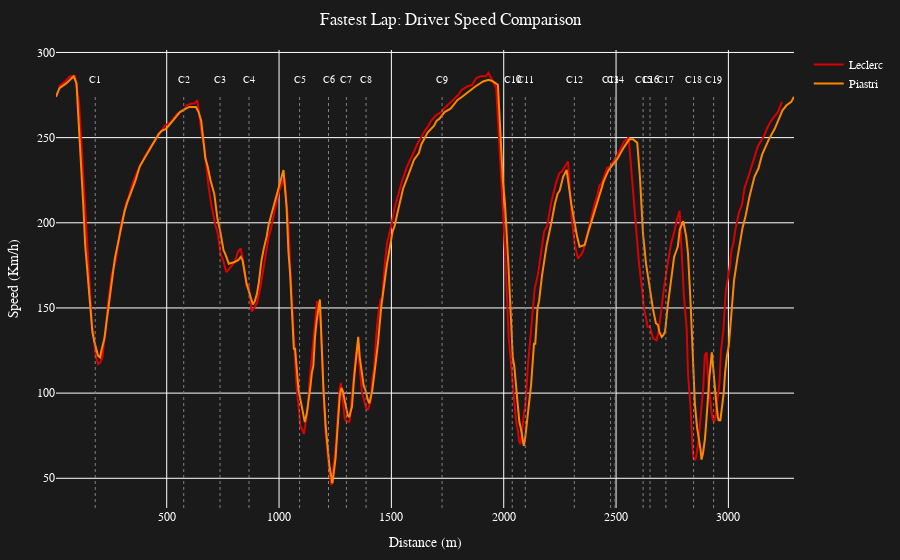

Notebook cell for this chart:
### Code cell
plot_lap_telemetry_comparison(session, 'LEC', 'PIA', 'Speed')

### Figure 1 — Plotly figure (JSON) as saved in the notebook; plotly's stock layout.template omitted (floating-point values rounded to 4 significant figures; data arrays with more than 128 entries replaced by an {"elided": "..."} marker saying what was removed)
{"data": [{"hovertemplate": "<b>LEC</b><br><b>Speed: %{y} Km/h</b><extra></extra>", "line": {"color": "#dc0000"}, "mode": "lines", "name": "Leclerc", "type": "scatter", "x": {"elided": "269 float values"}, "y": {"elided": "269 int values"}}, {"hovertemplate": "<b>PIA</b><br><b>Speed: %{y} Km/h</b><extra></extra>", "line": {"color": "#ff8700"}, "mode": "lines", "name": "Piastri", "type": "scatter", "x": {"elided": "271 float values"}, "y": {"elided": "271 int values"}}], "layout": {"annotations": [{"align": "center", "font": {"size": 10}, "showarrow": false, "text": "C1", "x": 181.8, "xref": "x", "y": 0.95, "yref": "paper"}, {"align": "center", "font": {"size": 10}, "showarrow": false, "text": "C2", "x": 575.8, "xref": "x", "y": 0.95, "yref": "paper"}, {"align": "center", "font": {"size": 10}, "showarrow": false, "text": "C3", "x": 737.5, "xref": "x", "y": 0.95, "yref": "paper"}, {"align": "center", "font": {"size": 10}, "showarrow": false, "text": "C4", "x": 866.4, "xref": "x", "y": 0.95, "yref": "paper"}, {"align": "center", "font": {"size": 10}, "showarrow": false, "text": "C5", "x": 1091.0, "xref": "x", "y": 0.95, "yref": "paper"}, {"align": "center", "font": {"size": 10}, "showarrow": false, "text": "C6", "x": 1220.0, "xref": "x", "y": 0.95, "yref": "paper"}, {"align": "center", "font": {"size": 10}, "showarrow": false, "text": "C7", "x": 1300.0, "xref": "x", "y": 0.95, "yref": "paper"}, {"align": "center", "font": {"size": 10}, "showarrow": false, "text": "C8", "x": 1387.0, "xref": "x", "y": 0.95, "yref": "paper"}, {"align": "center", "font": {"size": 10}, "showarrow": false, "text": "C9", "x": 1726.0, "xref": "x", "y": 0.95, "yref": "paper"}, {"align": "center", "font": {"size": 10}, "showarrow": false, "text": "C10", "x": 2038.0, "xref": "x", "y": 0.95, "yref": "paper"}, {"align": "center", "font": {"size": 10}, "showarrow": false, "text": "C11", "x": 2096.0, "xref": "x", "y": 0.95, "yref": "paper"}, {"align": "center", "font": {"size": 10}, "showarrow": false, "text": "C12", "x": 2314.0, "xref": "x", "y": 0.95, "yref": "paper"}, {"align": "center", "font": {"size": 10}, "showarrow": false, "text": "C13", "x": 2476.0, "xref": "x", "y": 0.95, "yref": "paper"}, {"align": "center", "font": {"size": 10}, "showarrow": false, "text": "C14", "x": 2495.0, "xref": "x", "y": 0.95, "yref": "paper"}, {"align": "center", "font": {"size": 10}, "showarrow": false, "text": "C15", "x": 2620.0, "xref": "x", "y": 0.95, "yref": "paper"}, {"align": "center", "font": {"size": 10}, "showarrow": false, "text": "C16", "x": 2651.0, "xref": "x", "y": 0.95, "yref": "paper"}, {"align": "center", "font": {"size": 10}, "showarrow": false, "text": "C17", "x": 2722.0, "xref": "x", "y": 0.95, "yref": "paper"}, {"align": "center", "font": {"size": 10}, "showarrow": false, "text": "C18", "x": 2845.0, "xref": "x", "y": 0.95, "yref": "paper"}, {"align": "center", "font": {"size": 10}, "showarrow": false, "text": "C19", "x": 2934.0, "xref": "x", "y": 0.95, "yref": "paper"}], "font": {"color": "white", "family": "Arial", "size": 12}, "margin": {"b": 50, "l": 50, "r": 50, "t": 50}, "paper_bgcolor": "#1a1a1a", "plot_bgcolor": "#1a1a1a", "shapes": [{"line": {"color": "grey", "dash": "dot", "width": 1}, "type": "line", "x0": 181.8, "x1": 181.8, "xref": "x", "y0": 0, "y1": 0.9, "yref": "paper"}, {"line": {"color": "grey", "dash": "dot", "width": 1}, "type": "line", "x0": 575.8, "x1": 575.8, "xref": "x", "y0": 0, "y1": 0.9, "yref": "paper"}, {"line": {"color": "grey", "dash": "dot", "width": 1}, "type": "line", "x0": 737.5, "x1": 737.5, "xref": "x", "y0": 0, "y1": 0.9, "yref": "paper"}, {"line": {"color": "grey", "dash": "dot", "width": 1}, "type": "line", "x0": 866.4, "x1": 866.4, "xref": "x", "y0": 0, "y1": 0.9, "yref": "paper"}, {"line": {"color": "grey", "dash": "dot", "width": 1}, "type": "line", "x0": 1091.0, "x1": 1091.0, "xref": "x", "y0": 0, "y1": 0.9, "yref": "paper"}, {"line": {"color": "grey", "dash": "dot", "width": 1}, "type": "line", "x0": 1220.0, "x1": 1220.0, "xref": "x", "y0": 0, "y1": 0.9, "yref": "paper"}, {"line": {"color": "grey", "dash": "dot", "width": 1}, "type": "line", "x0": 1300.0, "x1": 1300.0, "xref": "x", "y0": 0, "y1": 0.9, "yref": "paper"}, {"line": {"color": "grey", "dash": "dot", "width": 1}, "type": "line", "x0": 1387.0, "x1": 1387.0, "xref": "x", "y0": 0, "y1": 0.9, "yref": "paper"}, {"line": {"color": "grey", "dash": "dot", "width": 1}, "type": "line", "x0": 1726.0, "x1": 1726.0, "xref": "x", "y0": 0, "y1": 0.9, "yref": "paper"}, {"line": {"color": "grey", "dash": "dot", "width": 1}, "type": "line", "x0": 2038.0, "x1": 2038.0, "xref": "x", "y0": 0, "y1": 0.9, "yref": "paper"}, {"line": {"color": "grey", "dash": "dot", "width": 1}, "type": "line", "x0": 2096.0, "x1": 2096.0, "xref": "x", "y0": 0, "y1": 0.9, "yref": "paper"}, {"line": {"color": "grey", "dash": "dot", "width": 1}, "type": "line", "x0": 2314.0, "x1": 2314.0, "xref": "x", "y0": 0, "y1": 0.9, "yref": "paper"}, {"line": {"color": "grey", "dash": "dot", "width": 1}, "type": "line", "x0": 2476.0, "x1": 2476.0, "xref": "x", "y0": 0, "y1": 0.9, "yref": "paper"}, {"line": {"color": "grey", "dash": "dot", "width": 1}, "type": "line", "x0": 2495.0, "x1": 2495.0, "xref": "x", "y0": 0, "y1": 0.9, "yref": "paper"}, {"line": {"color": "grey", "dash": "dot", "width": 1}, "type": "line", "x0": 2620.0, "x1": 2620.0, "xref": "x", "y0": 0, "y1": 0.9, "yref": "paper"}, {"line": {"color": "grey", "dash": "dot", "width": 1}, "type": "line", "x0": 2651.0, "x1": 2651.0, "xref": "x", "y0": 0, "y1": 0.9, "yref": "paper"}, {"line": {"color": "grey", "dash": "dot", "width": 1}, "type": "line", "x0": 2722.0, "x1": 2722.0, "xref": "x", "y0": 0, "y1": 0.9, "yref": "paper"}, {"line": {"color": "grey", "dash": "dot", "width": 1}, "type": "line", "x0": 2845.0, "x1": 2845.0, "xref": "x", "y0": 0, "y1": 0.9, "yref": "paper"}, {"line": {"color": "grey", "dash": "dot", "width": 1}, "type": "line", "x0": 2934.0, "x1": 2934.0, "xref": "x", "y0": 0, "y1": 0.9, "yref": "paper"}], "title": {"text": "Fastest Lap: Driver Speed Comparison", "x": 0.5, "xanchor": "center"}, "xaxis": {"title": {"text": "Distance (m)"}}, "yaxis": {"title": {"text": "Speed (Km/h)"}}}}
